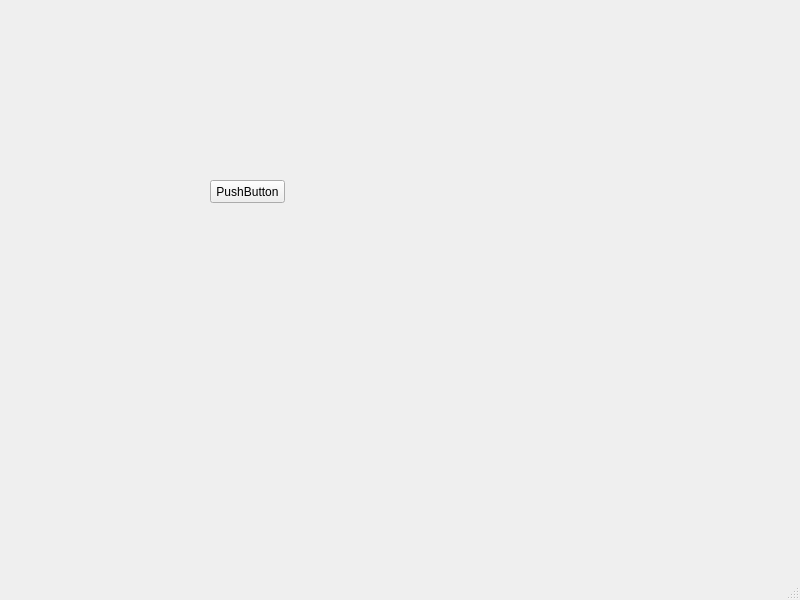
<?xml version="1.0" encoding="UTF-8"?>
<ui version="4.0">
 <class>MainWindow</class>
 <widget class="QMainWindow" name="MainWindow">
  <property name="geometry">
   <rect>
    <x>0</x>
    <y>0</y>
    <width>800</width>
    <height>600</height>
   </rect>
  </property>
  <property name="windowTitle">
   <string>MainWindow</string>
  </property>
  <widget class="QWidget" name="centralwidget">
   <widget class="QPushButton" name="pushButton">
    <property name="geometry">
     <rect>
      <x>210</x>
      <y>180</y>
      <width>75</width>
      <height>23</height>
     </rect>
    </property>
    <property name="text">
     <string>PushButton</string>
    </property>
   </widget>
  </widget>
  <widget class="QMenuBar" name="menubar">
   <property name="geometry">
    <rect>
     <x>0</x>
     <y>0</y>
     <width>800</width>
     <height>23</height>
    </rect>
   </property>
  </widget>
  <widget class="QStatusBar" name="statusbar"/>
 </widget>
 <resources/>
 <connections/>
</ui>
